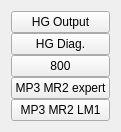
  <widget class="QWidget" name="verticalLayoutWidget_7">
   <property name="geometry">
    <rect>
     <x>920</x>
     <y>466</y>
     <width>109</width>
     <height>117</height>
    </rect>
   </property>
   <layout class="QVBoxLayout" name="HRM_MP3_MR2_button">
    <property name="spacing">
     <number>0</number>
    </property>
    <item>
     <widget class="QPushButton" name="MP3_MR2_Output">
      <property name="text">
       <string>HG Output</string>
      </property>
     </widget>
    </item>
    <item>
     <widget class="QPushButton" name="MP3_MR2_Diag">
      <property name="text">
       <string>HG Diag.</string>
      </property>
     </widget>
    </item>
    <item>
     <widget class="QPushButton" name="MP3_MR2_800">
      <property name="text">
       <string>800</string>
      </property>
     </widget>
    </item>
    <item>
     <widget class="TyphosRelatedSuiteButton" name="MP3_MR2_expert">
      <property name="toolTip">
       <string/>
      </property>
      <property name="text">
       <string>MP3 MR2 expert</string>
      </property>
      <property name="happi_names" stdset="0">
       <stringlist>
        <string>lm1k4_hrm_mp3_mr2</string>
       </stringlist>
      </property>
     </widget>
    </item>
    <item>
     <widget class="TyphosRelatedSuiteButton" name="MP3_MR2_LM1_expert">
      <property name="toolTip">
       <string/>
      </property>
      <property name="text">
       <string>MP3 MR2 LM1</string>
      </property>
      <property name="happi_names" stdset="0">
       <stringlist>
        <string>lm1k4_hrm_mp3_mr2_lm1</string>
       </stringlist>
      </property>
     </widget>
    </item>
   </layout>
  </widget>
